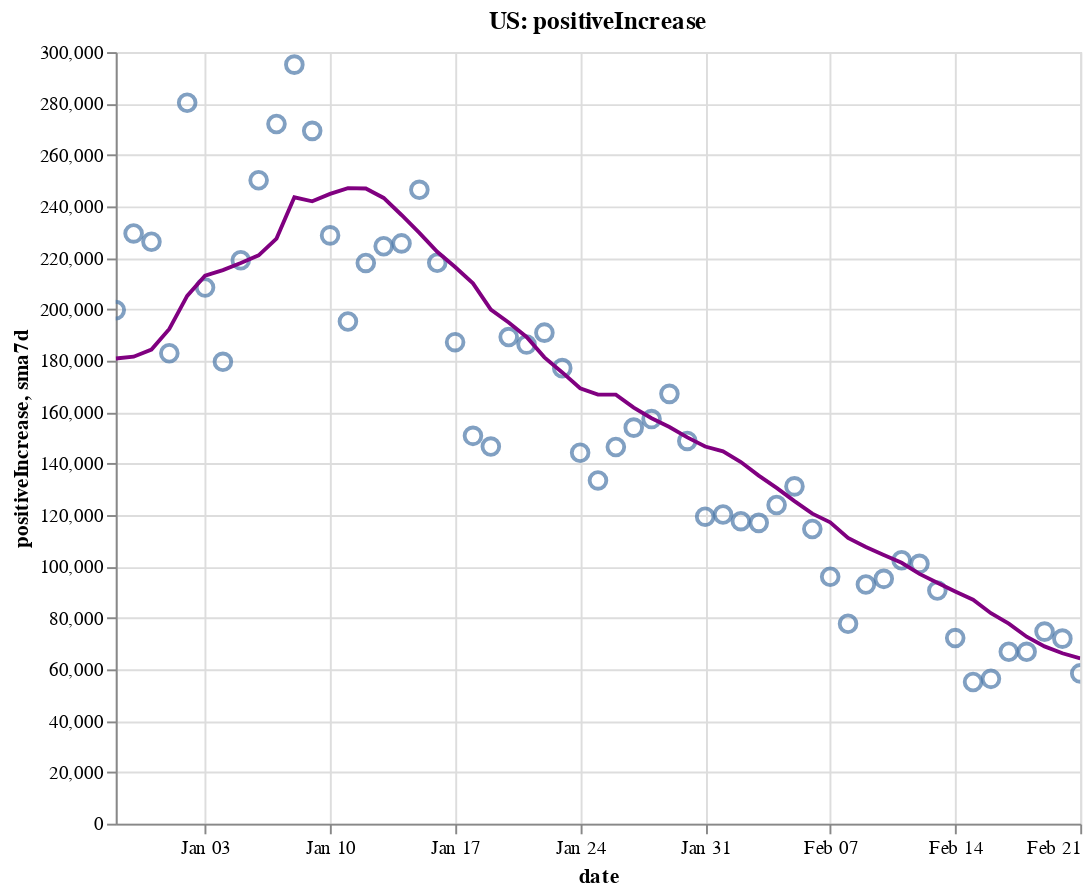

The cell this chart's notebook holds for it:
### Code cell
create_plot(us, 'positiveIncrease')

### Figure 1 — Vega-Lite specification as saved in the notebook (floating-point values rounded to 4 significant figures)
{"config": {"view": {"continuousWidth": 400, "continuousHeight": 300}}, "layer": [{"layer": [{"mark": {"type": "point", "size": 75}, "encoding": {"tooltip": [{"type": "temporal", "field": "date"}, {"type": "quantitative", "field": "positiveIncrease"}, {"type": "quantitative", "field": "sma7d"}], "x": {"type": "temporal", "field": "date"}, "y": {"type": "quantitative", "field": "positiveIncrease"}}, "selection": {"selector002": {"type": "interval", "bind": "scales", "encodings": ["x", "y"]}}}, {"mark": {"type": "line", "color": "purple"}, "encoding": {"x": {"type": "temporal", "field": "date"}, "y": {"type": "quantitative", "field": "sma7d"}}}]}, {"mark": {"type": "rule", "color": "#aaa"}, "encoding": {"x": {"type": "temporal", "field": "date"}}, "transform": [{"filter": {"selection": "selector001"}}]}, {"mark": "circle", "encoding": {"opacity": {"condition": {"value": 1, "selection": "selector001"}, "value": 0}, "tooltip": [{"type": "temporal", "field": "date"}, {"type": "quantitative", "field": "positiveIncrease"}, {"type": "quantitative", "field": "sma7d"}], "x": {"type": "temporal", "field": "date"}, "y": {"type": "quantitative", "field": "positiveIncrease"}}, "selection": {"selector001": {"type": "single", "encodings": ["x"], "on": "mouseover", "nearest": true, "empty": "none"}}}, {"mark": {"type": "text", "align": "left", "dx": 5, "dy": -5, "stroke": "white", "strokeWidth": 2}, "encoding": {"text": {"type": "quantitative", "field": "positiveIncrease"}, "tooltip": [{"type": "temporal", "field": "date"}, {"type": "quantitative", "field": "positiveIncrease"}, {"type": "quantitative", "field": "sma7d"}], "x": {"type": "temporal", "field": "date"}, "y": {"type": "quantitative", "field": "positiveIncrease"}}, "transform": [{"filter": {"selection": "selector001"}}]}, {"mark": {"type": "text", "align": "left", "dx": 5, "dy": -5}, "encoding": {"text": {"type": "quantitative", "field": "positiveIncrease"}, "tooltip": [{"type": "temporal", "field": "date"}, {"type": "quantitative", "field": "positiveIncrease"}, {"type": "quantitative", "field": "sma7d"}], "x": {"type": "temporal", "field": "date"}, "y": {"type": "quantitative", "field": "positiveIncrease"}}, "transform": [{"filter": {"selection": "selector001"}}]}], "data": {"name": "data-dd10f8e267d091adccb20abdadc42103"}, "height": 400, "title": "US: positiveIncrease", "width": 500, "$schema": "https://vega.github.io/schema/vega-lite/v4.8.1.json", "datasets": {"data-dd10f8e267d091adccb20abdadc42103": [{"date": "2020-12-29T00:00:00", "totalTestResultsIncrease": 1322000.0, "positiveIncrease": 199700.0, "death": 329600.0, "deathIncrease": 3289.0, "positiveRate": 0.151, "state": "US", "sma7d": 180800.0}, {"date": "2020-12-30T00:00:00", "totalTestResultsIncrease": 1568000.0, "positiveIncrease": 229500.0, "death": 333500.0, "deathIncrease": 3900.0, "positiveRate": 0.146, "state": "US", "sma7d": 181600.0}, {"date": "2020-12-31T00:00:00", "totalTestResultsIncrease": 1786000.0, "positiveIncrease": 226200.0, "death": 336800.0, "deathIncrease": 3297.0, "positiveRate": 0.127, "state": "US", "sma7d": 184400.0}, {"date": "2021-01-01T00:00:00", "totalTestResultsIncrease": 1395000.0, "positiveIncrease": 182900.0, "death": 339400.0, "deathIncrease": 2592.0, "positiveRate": 0.131, "state": "US", "sma7d": 192400.0}, {"date": "2021-01-02T00:00:00", "totalTestResultsIncrease": 2104000.0, "positiveIncrease": 280300.0, "death": 341800.0, "deathIncrease": 2406.0, "positiveRate": 0.133, "state": "US", "sma7d": 205200.0}, {"date": "2021-01-03T00:00:00", "totalTestResultsIncrease": 1430000.0, "positiveIncrease": 208500.0, "death": 343300.0, "deathIncrease": 1455.0, "positiveRate": 0.146, "state": "US", "sma7d": 213000.0}, {"date": "2021-01-04T00:00:00", "totalTestResultsIncrease": 1582000.0, "positiveIncrease": 179600.0, "death": 344800.0, "deathIncrease": 1547.0, "positiveRate": 0.114, "state": "US", "sma7d": 215200.0}, {"date": "2021-01-05T00:00:00", "totalTestResultsIncrease": 1715000.0, "positiveIncrease": 219100.0, "death": 348300.0, "deathIncrease": 3484.0, "positiveRate": 0.128, "state": "US", "sma7d": 218000.0}, {"date": "2021-01-06T00:00:00", "totalTestResultsIncrease": 1638000.0, "positiveIncrease": 250200.0, "death": 352200.0, "deathIncrease": 3902.0, "positiveRate": 0.153, "state": "US", "sma7d": 221000.0}, {"date": "2021-01-07T00:00:00", "totalTestResultsIncrease": 1946000.0, "positiveIncrease": 272000.0, "death": 356300.0, "deathIncrease": 4079.0, "positiveRate": 0.14, "state": "US", "sma7d": 227500.0}, {"date": "2021-01-08T00:00:00", "totalTestResultsIncrease": 2164000.0, "positiveIncrease": 295100.0, "death": 360000.0, "deathIncrease": 3780.0, "positiveRate": 0.136, "state": "US", "sma7d": 243500.0}, {"date": "2021-01-09T00:00:00", "totalTestResultsIncrease": 2112000.0, "positiveIncrease": 269400.0, "death": 363600.0, "deathIncrease": 3537.0, "positiveRate": 0.128, "state": "US", "sma7d": 242000.0}, {"date": "2021-01-10T00:00:00", "totalTestResultsIncrease": 2025000.0, "positiveIncrease": 228700.0, "death": 365700.0, "deathIncrease": 2068.0, "positiveRate": 0.113, "state": "US", "sma7d": 244900.0}, {"date": "2021-01-11T00:00:00", "totalTestResultsIncrease": 1867000.0, "positiveIncrease": 195300.0, "death": 367400.0, "deathIncrease": 1733.0, "positiveRate": 0.105, "state": "US", "sma7d": 247100.0}, {"date": "2021-01-12T00:00:00", "totalTestResultsIncrease": 1959000.0, "positiveIncrease": 218000.0, "death": 371400.0, "deathIncrease": 4064.0, "positiveRate": 0.111, "state": "US", "sma7d": 247000.0}, {"date": "2021-01-13T00:00:00", "totalTestResultsIncrease": 1840000.0, "positiveIncrease": 224500.0, "death": 375500.0, "deathIncrease": 4087.0, "positiveRate": 0.122, "state": "US", "sma7d": 243300.0}, {"date": "2021-01-14T00:00:00", "totalTestResultsIncrease": 2044000.0, "positiveIncrease": 225600.0, "death": 379500.0, "deathIncrease": 3915.0, "positiveRate": 0.11, "state": "US", "sma7d": 236700.0}, {"date": "2021-01-15T00:00:00", "totalTestResultsIncrease": 2322000.0, "positiveIncrease": 246500.0, "death": 383100.0, "deathIncrease": 3679.0, "positiveRate": 0.106, "state": "US", "sma7d": 229700.0}, {"date": "2021-01-16T00:00:00", "totalTestResultsIncrease": 2079000.0, "positiveIncrease": 218100.0, "death": 386800.0, "deathIncrease": 3709.0, "positiveRate": 0.105, "state": "US", "sma7d": 222400.0}, {"date": "2021-01-17T00:00:00", "totalTestResultsIncrease": 1893000.0, "positiveIncrease": 187200.0, "death": 388900.0, "deathIncrease": 2053.0, "positiveRate": 0.099, "state": "US", "sma7d": 216400.0}, {"date": "2021-01-18T00:00:00", "totalTestResultsIncrease": 2116000.0, "positiveIncrease": 150800.0, "death": 390300.0, "deathIncrease": 1395.0, "positiveRate": 0.071, "state": "US", "sma7d": 210100.0}, {"date": "2021-01-19T00:00:00", "totalTestResultsIncrease": 1728000.0, "positiveIncrease": 146600.0, "death": 392400.0, "deathIncrease": 2141.0, "positiveRate": 0.085, "state": "US", "sma7d": 199900.0}, {"date": "2021-01-20T00:00:00", "totalTestResultsIncrease": 1824000.0, "positiveIncrease": 189200.0, "death": 396800.0, "deathIncrease": 4409.0, "positiveRate": 0.104, "state": "US", "sma7d": 194900.0}, {"date": "2021-01-21T00:00:00", "totalTestResultsIncrease": 1935000.0, "positiveIncrease": 186300.0, "death": 400700.0, "deathIncrease": 3878.0, "positiveRate": 0.096, "state": "US", "sma7d": 189200.0}, {"date": "2021-01-22T00:00:00", "totalTestResultsIncrease": 2033000.0, "positiveIncrease": 190900.0, "death": 404700.0, "deathIncrease": 3980.0, "positiveRate": 0.094, "state": "US", "sma7d": 181300.0}, {"date": "2021-01-23T00:00:00", "totalTestResultsIncrease": 1968000.0, "positiveIncrease": 177100.0, "death": 408300.0, "deathIncrease": 3591.0, "positiveRate": 0.09, "state": "US", "sma7d": 175400.0}, {"date": "2021-01-24T00:00:00", "totalTestResultsIncrease": 1764000.0, "positiveIncrease": 144200.0, "death": 410200.0, "deathIncrease": 1944.0, "positiveRate": 0.082, "state": "US", "sma7d": 169300.0}, {"date": "2021-01-25T00:00:00", "totalTestResultsIncrease": 1721000.0, "positiveIncrease": 133500.0, "death": 411800.0, "deathIncrease": 1593.0, "positiveRate": 0.078, "state": "US", "sma7d": 166800.0}, {"date": "2021-01-26T00:00:00", "totalTestResultsIncrease": 1725000.0, "positiveIncrease": 146400.0, "death": 415600.0, "deathIncrease": 3734.0, "positiveRate": 0.085, "state": "US", "sma7d": 166800.0}, {"date": "2021-01-27T00:00:00", "totalTestResultsIncrease": 1654000.0, "positiveIncrease": 154000.0, "death": 419600.0, "deathIncrease": 4077.0, "positiveRate": 0.093, "state": "US", "sma7d": 161800.0}, {"date": "2021-01-28T00:00:00", "totalTestResultsIncrease": 1951000.0, "positiveIncrease": 157300.0, "death": 423600.0, "deathIncrease": 4011.0, "positiveRate": 0.081, "state": "US", "sma7d": 157600.0}, {"date": "2021-01-29T00:00:00", "totalTestResultsIncrease": 1952000.0, "positiveIncrease": 167100.0, "death": 427100.0, "deathIncrease": 3503.0, "positiveRate": 0.086, "state": "US", "sma7d": 154200.0}, {"date": "2021-01-30T00:00:00", "totalTestResultsIncrease": 2158000.0, "positiveIncrease": 148800.0, "death": 430100.0, "deathIncrease": 2982.0, "positiveRate": 0.069, "state": "US", "sma7d": 150200.0}, {"date": "2021-01-31T00:00:00", "totalTestResultsIncrease": 1716000.0, "positiveIncrease": 119400.0, "death": 432200.0, "deathIncrease": 2059.0, "positiveRate": 0.07, "state": "US", "sma7d": 146600.0}, {"date": "2021-02-01T00:00:00", "totalTestResultsIncrease": 1634000.0, "positiveIncrease": 120200.0, "death": 433800.0, "deathIncrease": 1562.0, "positiveRate": 0.074, "state": "US", "sma7d": 144700.0}, {"date": "2021-02-02T00:00:00", "totalTestResultsIncrease": 1403000.0, "positiveIncrease": 117600.0, "death": 437200.0, "deathIncrease": 3486.0, "positiveRate": 0.084, "state": "US", "sma7d": 140600.0}, {"date": "2021-02-03T00:00:00", "totalTestResultsIncrease": 1443000.0, "positiveIncrease": 117000.0, "death": 440900.0, "deathIncrease": 3685.0, "positiveRate": 0.081, "state": "US", "sma7d": 135300.0}, {"date": "2021-02-04T00:00:00", "totalTestResultsIncrease": 1678000.0, "positiveIncrease": 123900.0, "death": 446100.0, "deathIncrease": 5212.0, "positiveRate": 0.074, "state": "US", "sma7d": 130600.0}, {"date": "2021-02-05T00:00:00", "totalTestResultsIncrease": 1879000.0, "positiveIncrease": 131100.0, "death": 449700.0, "deathIncrease": 3543.0, "positiveRate": 0.07, "state": "US", "sma7d": 125400.0}, {"date": "2021-02-06T00:00:00", "totalTestResultsIncrease": 1882000.0, "positiveIncrease": 114600.0, "death": 452700.0, "deathIncrease": 2994.0, "positiveRate": 0.061, "state": "US", "sma7d": 120500.0}, {"date": "2021-02-07T00:00:00", "totalTestResultsIncrease": 1498000.0, "positiveIncrease": 95990.0, "death": 454100.0, "deathIncrease": 1475.0, "positiveRate": 0.064, "state": "US", "sma7d": 117200.0}, {"date": "2021-02-08T00:00:00", "totalTestResultsIncrease": 1434000.0, "positiveIncrease": 77740.0, "death": 455500.0, "deathIncrease": 1309.0, "positiveRate": 0.054, "state": "US", "sma7d": 111100.0}, {"date": "2021-02-09T00:00:00", "totalTestResultsIncrease": 1503000.0, "positiveIncrease": 92990.0, "death": 458200.0, "deathIncrease": 2795.0, "positiveRate": 0.062, "state": "US", "sma7d": 107600.0}, {"date": "2021-02-10T00:00:00", "totalTestResultsIncrease": 1393000.0, "positiveIncrease": 95190.0, "death": 461700.0, "deathIncrease": 3445.0, "positiveRate": 0.068, "state": "US", "sma7d": 104500.0}, {"date": "2021-02-11T00:00:00", "totalTestResultsIncrease": 1873000.0, "positiveIncrease": 102400.0, "death": 465600.0, "deathIncrease": 3873.0, "positiveRate": 0.055, "state": "US", "sma7d": 101400.0}, {"date": "2021-02-12T00:00:00", "totalTestResultsIncrease": 1819000.0, "positiveIncrease": 101000.0, "death": 471000.0, "deathIncrease": 5427.0, "positiveRate": 0.056, "state": "US", "sma7d": 97130.0}, {"date": "2021-02-13T00:00:00", "totalTestResultsIncrease": 1767000.0, "positiveIncrease": 90640.0, "death": 474500.0, "deathIncrease": 3467.0, "positiveRate": 0.051, "state": "US", "sma7d": 93710.0}, {"date": "2021-02-14T00:00:00", "totalTestResultsIncrease": 1434000.0, "positiveIncrease": 72160.0, "death": 475800.0, "deathIncrease": 1366.0, "positiveRate": 0.05, "state": "US", "sma7d": 90310.0}, {"date": "2021-02-15T00:00:00", "totalTestResultsIncrease": 1133000.0, "positiveIncrease": 55080.0, "death": 476900.0, "deathIncrease": 1078.0, "positiveRate": 0.049, "state": "US", "sma7d": 87070.0}, {"date": "2021-02-16T00:00:00", "totalTestResultsIncrease": 1060000.0, "positiveIncrease": 56310.0, "death": 478300.0, "deathIncrease": 1353.0, "positiveRate": 0.053, "state": "US", "sma7d": 81830.0}, {"date": "2021-02-17T00:00:00", "totalTestResultsIncrease": 1345000.0, "positiveIncrease": 66840.0, "death": 480600.0, "deathIncrease": 2348.0, "positiveRate": 0.05, "state": "US", "sma7d": 77780.0}, {"date": "2021-02-18T00:00:00", "totalTestResultsIncrease": 1357000.0, "positiveIncrease": 66820.0, "death": 483200.0, "deathIncrease": 2616.0, "positiveRate": 0.049, "state": "US", "sma7d": 72700.0}, {"date": "2021-02-19T00:00:00", "totalTestResultsIncrease": 1878000.0, "positiveIncrease": 74680.0, "death": 485700.0, "deathIncrease": 2477.0, "positiveRate": 0.04, "state": "US", "sma7d": 68930.0}, {"date": "2021-02-20T00:00:00", "totalTestResultsIncrease": 1275000.0, "positiveIncrease": 71950.0, "death": 487800.0, "deathIncrease": 2074.0, "positiveRate": 0.056, "state": "US", "sma7d": 66260.0}, {"date": "2021-02-21T00:00:00", "totalTestResultsIncrease": 1226000.0, "positiveIncrease": 58430.0, "death": 488800.0, "deathIncrease": 1286.0, "positiveRate": 0.048, "state": "US", "sma7d": 64300.0}]}}
